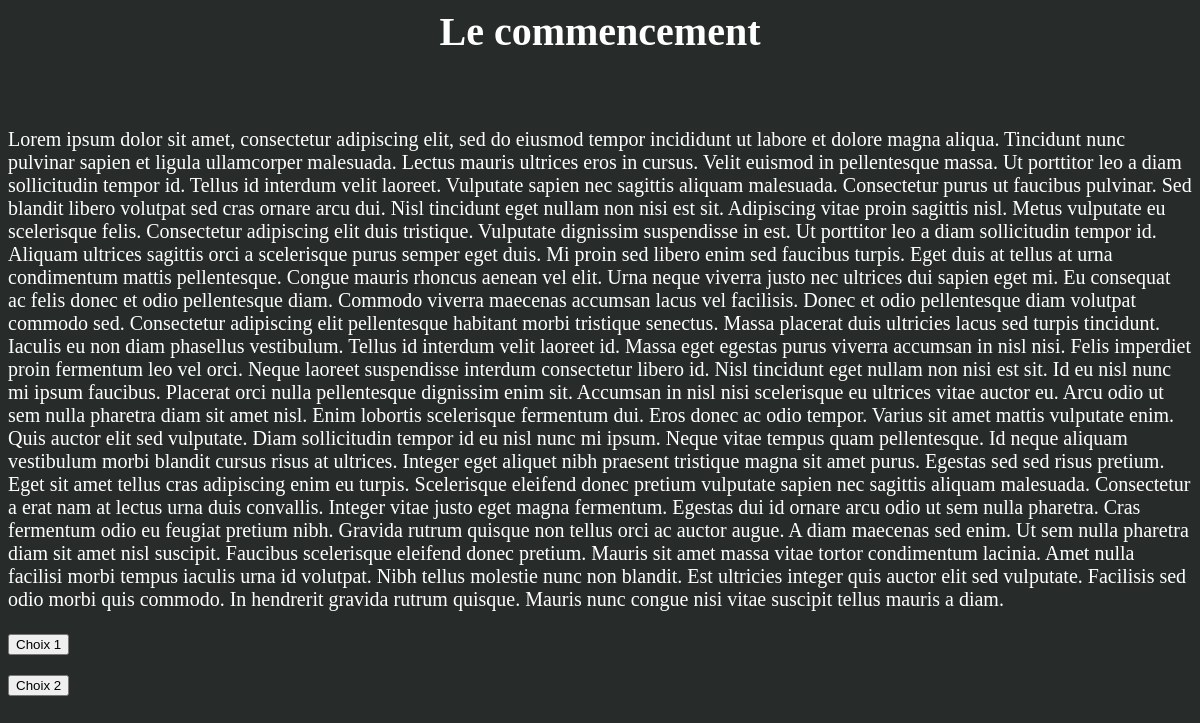
The app's page /affiche_text.php, older data.
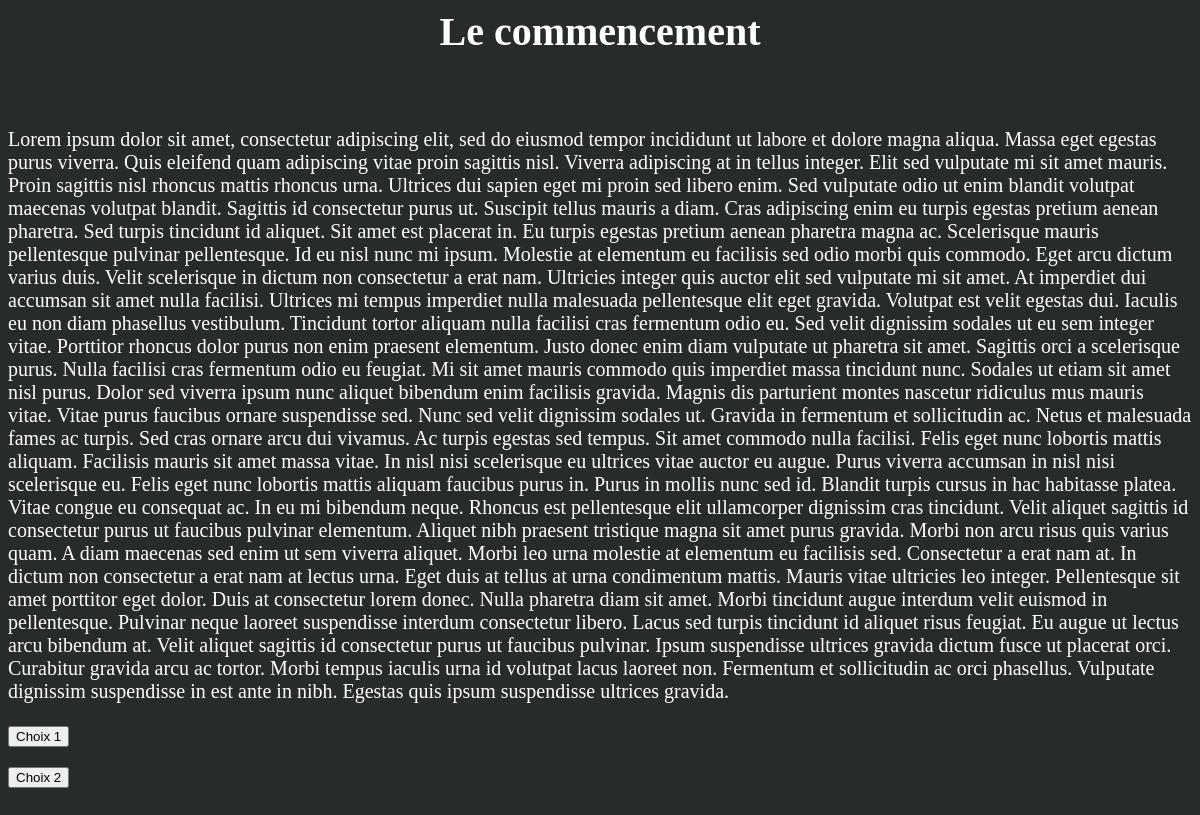
The same page, newer data.
### tables this page shows
create table chapitre(
    id integer unique not null,
    text blob (65535),
    primary key(id)
);

### affiche_text.php (the view, shortened to what this page needs)
<?php
$servername = "localhost";
$username = "Caroline";
$password = "pingu";
$dbname = "projet_perso";
$conn = new mysqli($servername, $username, $password, $dbname);
$sql = "SELECT text FROM chapitre WHERE id LIKE 1";
$result = $conn->query($sql);
?>
<html>
    <link rel="stylesheet" href="./css/histoires.css">
    <body>
        <div class="conteneur">
            <h1>Le commencement</h1>
            <div class="text">
                <?php
                    if ($result->num_rows > 0) {
                        while($row = $result->fetch_assoc()) {
                            echo "<br><br>".$row["text"]."<br><br>";
                        }
                    } else {
                        echo "Aucun résultat trouvé.";
                    }
                ?>
            </div>
            <div class="choix">
                <form action="./choix1.php" method="get" enctype="multipart/form-data">
                    <input type="submit" value="Choix 1">
                </form>
                <form action="./choix2.php" method="get" enctype="multipart/form-data">
                    <input type="submit" value="Choix 2">
                </form>
            </div>
        </div>
    </body>
</html>

### css/histoires.css (style rules this page uses)
html,body { box-sizing: border-box; text-decoration: none; }
body { min-height: 100vh; background-color: #272C2B ; }
body div.conteneur { color: white; font-size: 20px; }
div.conteneur h1 { text-align: center; }

Row changes from the older to the newer data that the page shows:
changed chapitre: text "…et dolore magna aliqua. Tincidunt nunc pulvinar sapien et ligula ullamcorper malesuada. Lectus mauris ultrices eros in cursus. Velit euismod in pellentesque massa. Ut porttitor leo a diam sollicitudin tempor id. Tellus id interdum velit laoreet. Vulputate sapien nec sagittis aliquam malesuada. Consectetur purus ut faucibus pulvinar. Sed blandit libero volutpat sed cras ornare arcu dui. Nisl tincidunt eget nullam non nisi est sit. Adipiscing vitae proin sagittis nisl. Metus vulputate eu scelerisque felis. Consectetur adipiscing elit duis tristique. Vulputate dignissim suspendisse in est. Ut porttitor leo a diam sollicitudin tempor id. Aliquam ultrices sagittis orci a scelerisque purus…" → "…et dolore magna aliqua. Massa eget egestas purus viverra. Quis eleifend quam adipiscing vitae proin sagittis nisl. Viverra adipiscing at in tellus integer. Elit sed vulputate mi sit amet mauris. Proin sagittis nisl rhoncus mattis rhoncus urna. Ultrices dui sapien eget mi proin sed libero enim. Sed vulputate odio ut enim blandit volutpat maecenas volutpat blandit. Sagittis id consectetur purus ut. Suscipit tellus mauris a diam. Cras adipiscing enim eu turpis egestas pretium aenean pharetra. Sed turpis tincidunt id aliquet. Sit amet est placerat in. Eu turpis egestas pretium aenean pharetra magna ac. Scelerisque mauris pellentesque pulvinar pellentesque. Id eu nisl nunc mi ipsum. Molestie at…"
